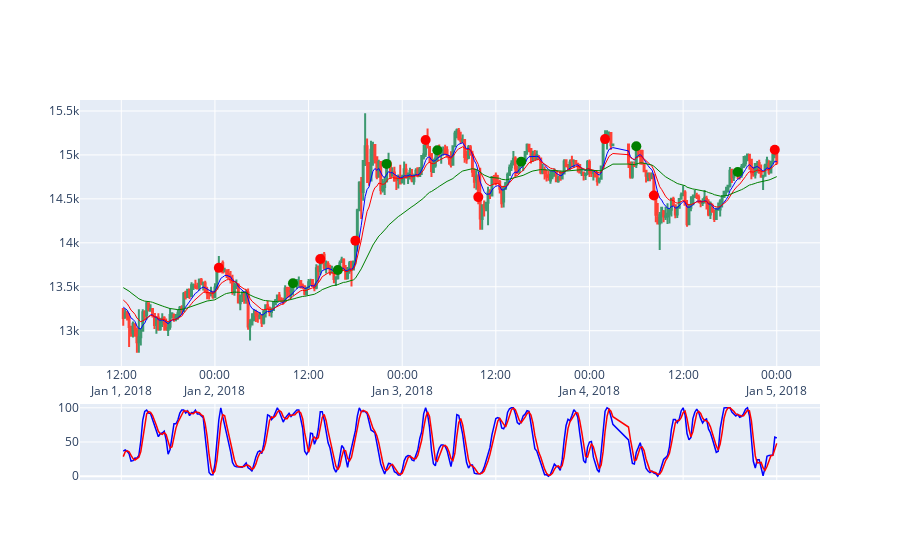

This figure's notebook cell:
### Code cell
fig_001 = go.Figure(
    data=[
        go.Candlestick(
            x=train1.index,
            open=train1["Open"],
            high=train1["High"],
            low=train1["Low"],
            close=train1["Close"]
        ),
        go.Scatter(x=train1.index, y=train1['K'], line=dict(color='blue', width=1.5),mode="lines", name="K", yaxis="y2"),
        go.Scatter(x=train1.index, y=train1['D'], line=dict(color='red', width=1.5),mode="lines", name="D", yaxis="y2"),
        go.Scatter(x=train1.index, y=train1.EMA_8, line=dict(color='blue', width=1), name="EMA8"),
        go.Scatter(x=train1.index, y=train1.EMA_14, line=dict(color='red', width=1), name="EMA14"),
        go.Scatter(x=train1.index, y=train1.EMA_50, line=dict(color='green', width=1), name="EMA50")]
        ).update_layout(
        yaxis_domain=[0.3, 1],
        yaxis2={"domain": [0, 0.20]},
        xaxis_rangeslider_visible=False,
        showlegend=False,
 )

fig_001.add_scatter(x=train1.index, y=train1['sells'], mode="markers",
                marker=dict(size=10, color="red"),
                name="sell")
fig_001.add_scatter(x=train1.index, y=train1['buys'], mode="markers",
                marker=dict(size=10, color="green"),
                name="buy")

fig_001.show()

### Figure 1 — Plotly figure (JSON) as saved in the notebook; plotly's stock layout.template omitted (floating-point values rounded to 4 significant figures; data arrays with more than 128 entries replaced by an {"elided": "..."} marker saying what was removed)
{"data": [{"close": {"elided": "329 float values"}, "high": {"elided": "329 float values"}, "low": {"elided": "329 float values"}, "open": {"elided": "329 float values"}, "type": "candlestick", "x": {"elided": "329 str values"}}, {"line": {"color": "blue", "width": 1.5}, "mode": "lines", "name": "K", "type": "scatter", "x": {"elided": "329 str values"}, "y": {"elided": "329 float values"}, "yaxis": "y2"}, {"line": {"color": "red", "width": 1.5}, "mode": "lines", "name": "D", "type": "scatter", "x": {"elided": "329 str values"}, "y": {"elided": "329 float values"}, "yaxis": "y2"}, {"line": {"color": "blue", "width": 1}, "name": "EMA8", "type": "scatter", "x": {"elided": "329 str values"}, "y": {"elided": "329 float values"}}, {"line": {"color": "red", "width": 1}, "name": "EMA14", "type": "scatter", "x": {"elided": "329 str values"}, "y": {"elided": "329 float values"}}, {"line": {"color": "green", "width": 1}, "name": "EMA50", "type": "scatter", "x": {"elided": "329 str values"}, "y": {"elided": "329 float values"}}, {"marker": {"color": "red", "size": 10}, "mode": "markers", "name": "sell", "type": "scatter", "x": {"elided": "329 str values"}, "y": {"elided": "329 float values"}}, {"marker": {"color": "green", "size": 10}, "mode": "markers", "name": "buy", "type": "scatter", "x": {"elided": "329 str values"}, "y": {"elided": "329 float values"}}], "layout": {"showlegend": false, "xaxis": {"rangeslider": {"visible": false}}, "yaxis": {"domain": [0.3, 1]}, "yaxis2": {"domain": [0, 0.2]}}}
